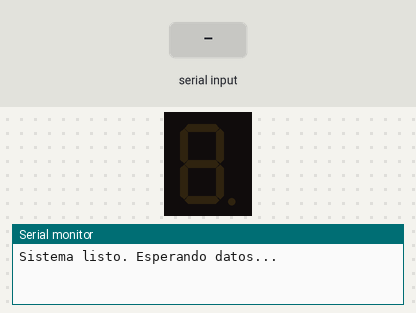
The sketch below on a simulated Arduino Uno, built with avr-gcc and run on an emulated ATmega328P. Parts: 1-digit seven-segment display, the last lines printed to the serial monitor. Wiring (inferred from the names in the program): 1-digit 7-segment display, segments lit when HIGH: segments pin 2, pin 3, pin 4, pin 5, pin 6, pin 7, pin 8. Inputs (shaded band) come from the test bench. The segment pins are drawn as the display they are named for.

Above: at 1.2 s.
1.3 s: "90,45\n" received over Serial
At 2.0 s:
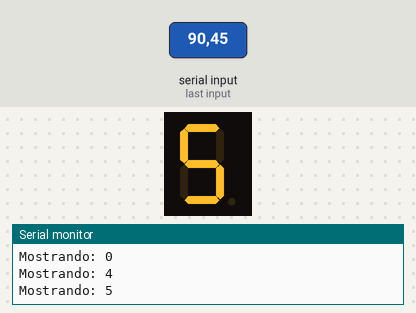
2.8 s: "30,150\n" received over Serial
At 3.1 s:
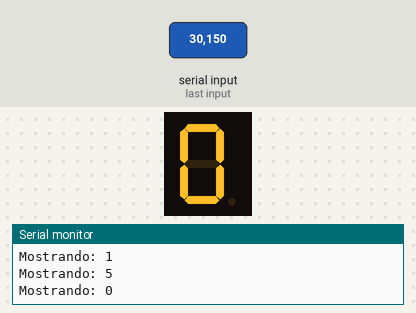
4.3 s: "200\n" received over Serial
5.8 s: "90,45\n" received over Serial
At 6.6 s:
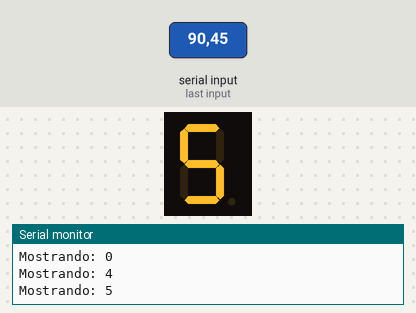
7.3 s: "90\n" received over Serial
At 7.6 s:
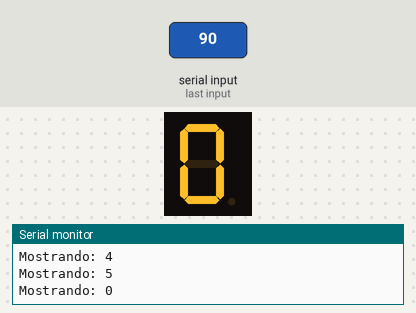
8.8 s: "5\n" received over Serial
At 9.9 s:
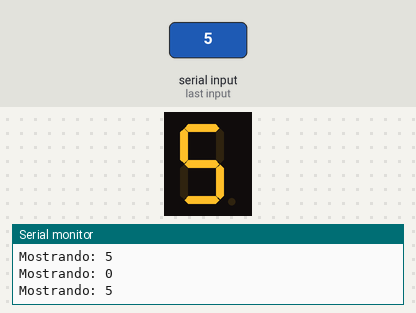
Timing chart, 0 to 11.3 s (numbered marks = the images above; inputs shaded):
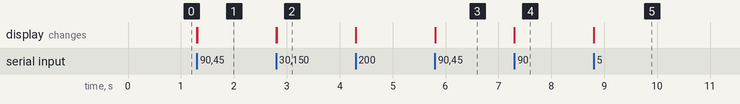

Measured:
- after the input at 1.3 s, the display: first changes at once (image 1 shows a later state)
- after the input at 2.8 s, the display: first changes at once (image 2 shows a later state)
- after the input at 5.8 s, the display: first changes at once (image 3 shows a later state)
- after the input at 7.3 s, the display: changes at once (image 4)
- after the input at 8.8 s, the display: changes at once (image 5)

The sketch:

Display.ino
```cpp
// Configuración de pines para cada segmento
const int segmentPins[] = {2, 3, 4, 5, 6, 7, 8}; // a, b, c, d, e, f, g

// Patrones para números 0-5 (cátodo común)
const byte digitPatterns[6][7] = {
  {1, 1, 1, 1, 1, 1, 0}, // 0
  {0, 1, 1, 0, 0, 0, 0}, // 1
  {1, 1, 0, 1, 1, 0, 1}, // 2
  {1, 1, 1, 1, 0, 0, 1}, // 3
  {0, 1, 1, 0, 0, 1, 1}, // 4
  {1, 0, 1, 1, 0, 1, 1}  // 5
};

void setup() {
  Serial.begin(9600);
  // Configurar todos los pines como salidas
  for (int i = 0; i < 7; i++) {
    pinMode(segmentPins[i], OUTPUT);
  }
  Serial.println("Sistema listo. Esperando datos...");
}

void loop() {
  if (Serial.available() > 0) {
    int fingerCount = Serial.read() - '0'; // Convertir char a int

    if (fingerCount >= 0 && fingerCount <= 5) {
      displayNumber(fingerCount);
      Serial.print("Mostrando: ");
      Serial.println(fingerCount);
    }
  }
}

// Función para mostrar número en el display
void displayNumber(int num) {
  for (int i = 0; i < 7; i++) {
    digitalWrite(segmentPins[i], digitPatterns[num][i]);
  }
}
```
